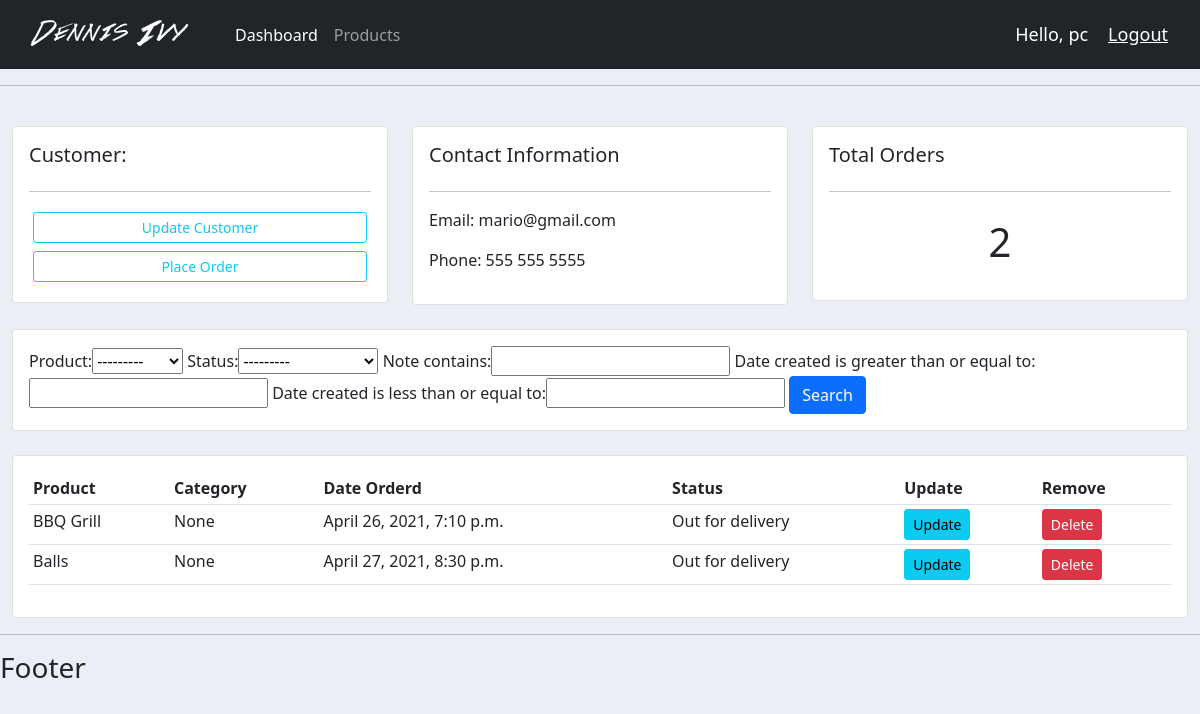
The app's page /customer/1/ (signed in) with its own data.
### accounts/models.py (models this page shows, shortened)
class Customer(models.Model):
	user = models.OneToOneField(User, null=True, blank=True, on_delete=models.CASCADE)
	name = models.CharField(max_length=200, null=True)
	phone = models.CharField(max_length=200, null=True)
	email = models.CharField(max_length=200, null=True)
	profile_pic = models.ImageField(default="default.png", null=True, blank=True)
	date_created = models.DateTimeField(auto_now_add=True, null=True)

class Order(models.Model):
	STATUS = (
            ('Pending', 'Pending'),
         			('Out for delivery', 'Out for delivery'),
         			('Delivered', 'Delivered'),
        )
	customer = models.ForeignKey(Customer, null=True, on_delete=models.SET_NULL)
	product = models.ForeignKey(Product, null=True, on_delete=models.SET_NULL)
	date_created = models.DateTimeField(auto_now_add=True, null=True)
	status = models.CharField(max_length=200, null=True, choices=STATUS)
	note = models.CharField(max_length=1000, null=True)

class Product(models.Model):
	CATEGORY = (
            ('Indoor', 'Indoor'),
         			('Out Door', 'Out Door'),
        )
	name = models.CharField(max_length=200, null=True)
	price = models.FloatField(null=True)
	category = models.CharField(max_length=200, null=True, choices=CATEGORY)
	description = models.CharField(max_length=200, null=True, blank=True)
	date_created = models.DateTimeField(auto_now_add=True, null=True)
	tags = models.ManyToManyField(Tag)
	def __str__(self):
		return self.name

### accounts/decorators.py (the view)
		def wrapper_func(request, *args, **kwargs):
			group = None
			if request.user.groups.exists():
				group = request.user.groups.all()[0].name
			if group in allowed_roles:
				return view_func(request, *args, **kwargs)
			else:
				return HttpResponse('You are not authorized to view this page')

### accounts/views.py (called while the page is built)
@login_required(login_url='login')
@allowed_users(allowed_roles=['admin'])
def customer(request, pk):
    customer = Customer.objects.get(id=pk)
    orders = customer.order_set.all()
    order_count = orders.count()
    myFilter = OrderFilter(request.GET, queryset=orders)
    orders = myFilter.qs
    context = {'customer': customer,
               'orders': orders, 'order_count': order_count, 'myFilter':myFilter}
    return render(request, 'accounts/customer.html', context)

### accounts/templates/accounts/customer.html
{%  extends 'accounts/main.html' %}
{% block content %}
	<br>
<div class="row">
	<div class="col-md">
		<div class="card card-body">
			<h5>Customer:</h5>
			<hr>
			<a class="btn btn-outline-info  btn-sm btn-block m-1" href="">Update Customer</a>
			<a class="btn btn-outline-info  btn-sm btn-block m-1" href="{% url 'create_order' customer.id %}">Place Order</a>
		</div>
	</div>
	<div class="col-md">
		<div class="card card-body">
			<h5>Contact Information</h5>
			<hr>
			<p>Email: {{customer.email}}</p>
			<p>Phone: {{customer.phone}}</p>
		</div>
	</div>
	<div class="col-md">
		<div class="card card-body">
			<h5>Total Orders</h5>
			<hr>
			<h1 style="text-align: center;padding: 10px">{{order_count}}</h1>
		</div>
	</div>
</div>
<br>
<div class="row">
	<div class="col">
		<div class="card card-body">
			<form method="get">
        {{myFilter.form}}
		    <button class="btn btn-primary" type="submit">Search</button>
		  </form>
		</div>
	</div>
</div>
<br>
<div class="row">
	<div class="col-md">
		<div class="card card-body">
			<table class="table table-sm">
				<tr>
					<th>Product</th>
					<th>Category</th>
					<th>Date Orderd</th>
					<th>Status</th>
					<th>Update</th>
					<th>Remove</th>
				</tr>
				{% for order in orders %}
				 <tr>
					 <td>{{order.product}}</td>
					 <td>{{order.note}}</td>
					 <td>{{order.date_created}}</td>
					 <td>{{order.status}}</td>
					 <td><a class="btn btn-sm btn-info" href="{% url 'update_order' order.id %}">Update</a></td>
           <td><a class="btn btn-sm btn-danger" href="{% url 'delete_order' order.id %}">Delete</a></td>
				 </tr>
				{% endfor %}
			</table>
		</div>
	</div>
</div>
{% endblock %}

### accounts/templates/accounts/navbar.html (shortened to what this page needs)
{% load static %}
<nav class="navbar navbar-expand-lg navbar-dark bg-dark">
  <div class="container-fluid">
    <a class="navbar-brand" href="#"><img src="{% static 'images/logo.png' %}"></a>
    <div class="collapse navbar-collapse" id="navbarNav">
      <ul class="navbar-nav">
        {% if request.user.is_staff %}
          <li class="nav-item">
            <a class="nav-link active" aria-current="page" href="{% url 'home' %}">Dashboard</a>
          </li>
          <li class="nav-item">
            <a class="nav-link" href="{% url 'products' %}">Products</a>
          </li>
        {% else %}
          <li class="nav-item">
            <a class="nav-link" href="{% url 'account' %}">Setting</a>
          </li>
        {% endif %}
      </ul>
    </div>
    <span class="hello-msg">Hello, {{request.user}}</span>
    <span ><a  class="hello-msg" href="{% url 'logout' %}">Logout</a></span>
  </div>
</nav>

### static/css/main.css (style rules this page uses)
body { background-color: #ebeff5; }

### accounts/templates/accounts/navbar.html (style rules this page uses)
.hello-msg { font-size: 18px; color: #fff; margin-right: 20px; }

### records on screen
Customer: email "mario@gmail.com", phone "555 555 5555"
Order: product "BBQ Grill", note "None", date_created "April 26, 2021, 7:10 p.m.", status "Out for delivery"
Order: product "Balls", note "None", date_created "April 27, 2021, 8:30 p.m.", status "Out for delivery"

### other values on screen
{{ request.user }} "pc"
{{ order_count }} "2"
